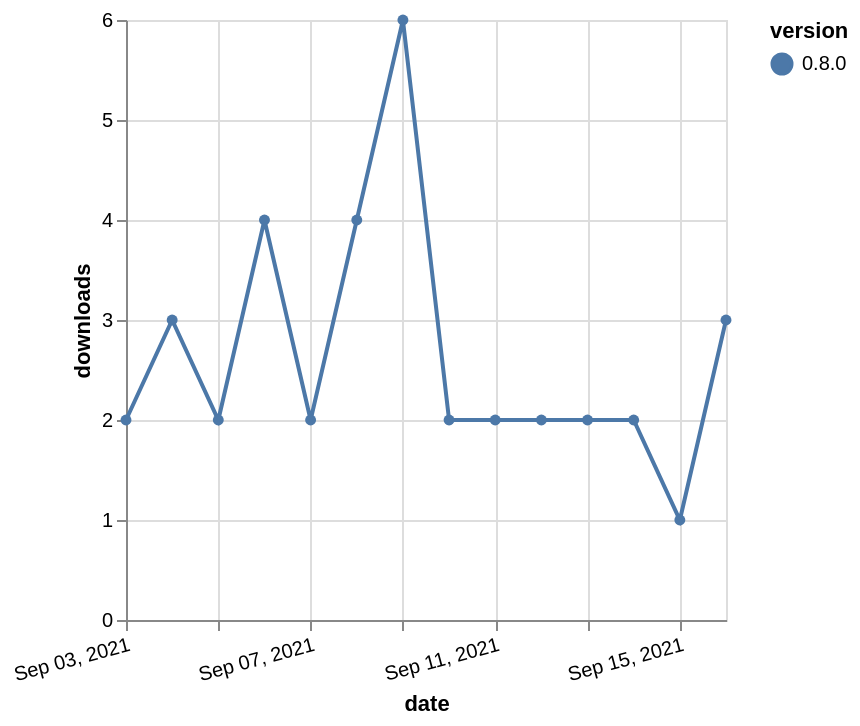

Vega-Lite specification stored for this chart:
### Vega-Lite specification from a JSON file in a GitHub repository (floating-point values rounded to 4 significant figures)
{"$schema": "https://vega.github.io/schema/vega-lite/v5.json", "description": "A simple bar chart with embedded data.", "data": {"values": [{"date": "2021-09-03", "total": 3529, "delta": 2, "version": "0.8.0"}, {"date": "2021-09-04", "total": 3532, "delta": 3, "version": "0.8.0"}, {"date": "2021-09-05", "total": 3534, "delta": 2, "version": "0.8.0"}, {"date": "2021-09-06", "total": 3538, "delta": 4, "version": "0.8.0"}, {"date": "2021-09-07", "total": 3540, "delta": 2, "version": "0.8.0"}, {"date": "2021-09-08", "total": 3544, "delta": 4, "version": "0.8.0"}, {"date": "2021-09-09", "total": 3550, "delta": 6, "version": "0.8.0"}, {"date": "2021-09-10", "total": 3552, "delta": 2, "version": "0.8.0"}, {"date": "2021-09-11", "total": 3554, "delta": 2, "version": "0.8.0"}, {"date": "2021-09-12", "total": 3556, "delta": 2, "version": "0.8.0"}, {"date": "2021-09-13", "total": 3558, "delta": 2, "version": "0.8.0"}, {"date": "2021-09-14", "total": 3560, "delta": 2, "version": "0.8.0"}, {"date": "2021-09-15", "total": 3561, "delta": 1, "version": "0.8.0"}, {"date": "2021-09-16", "total": 3564, "delta": 3, "version": "0.8.0"}]}, "width": "container", "mark": {"type": "line", "point": {"filled": true}}, "encoding": {"x": {"field": "date", "type": "temporal", "timeUnit": "yearmonthdate", "title": "date", "axis": {"labelAngle": -15}}, "y": {"field": "delta", "type": "quantitative", "title": "downloads"}, "color": {"field": "version", "type": "nominal"}, "tooltip": {"field": "delta"}}}
